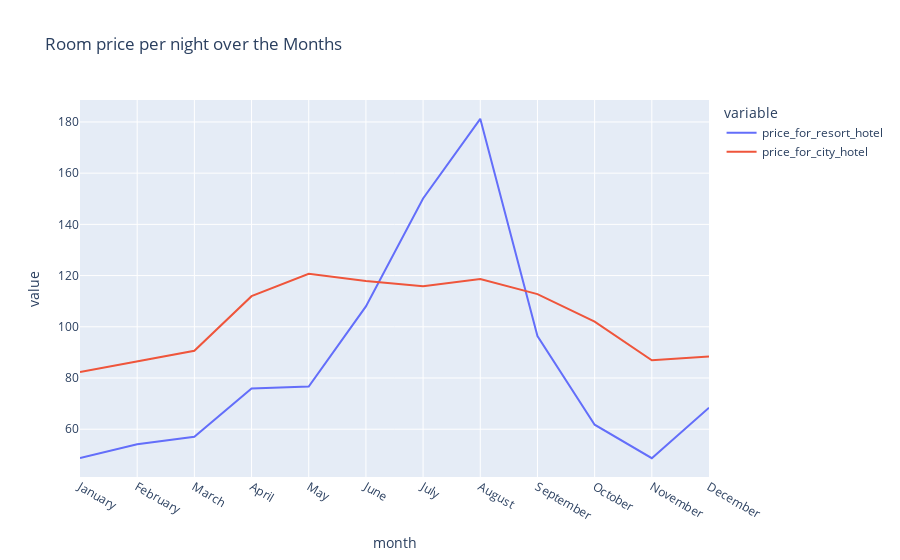

Notebook source saved alongside this figure:
### Code cell
px.line(final,x='month',
       y=['price_for_resort_hotel','price_for_city_hotel'],
       title='Room price per night over the Months')

### Figure 1 — Plotly figure (JSON) as saved in the notebook; plotly's stock layout.template omitted (floating-point values rounded to 4 significant figures)
{"data": [{"hovertemplate": "variable=price_for_resort_hotel<br>month=%{x}<br>value=%{y}<extra></extra>", "legendgroup": "price_for_resort_hotel", "line": {"color": "#636efa", "dash": "solid"}, "marker": {"symbol": "circle"}, "mode": "lines", "name": "price_for_resort_hotel", "orientation": "v", "showlegend": true, "type": "scatter", "x": ["January", "February", "March", "April", "May", "June", "July", "August", "September", "October", "November", "December"], "xaxis": "x", "y": [48.76, 54.15, 57.06, 75.87, 76.66, 108.0, 150.1, 181.2, 96.42, 61.78, 48.71, 68.41], "yaxis": "y"}, {"hovertemplate": "variable=price_for_city_hotel<br>month=%{x}<br>value=%{y}<extra></extra>", "legendgroup": "price_for_city_hotel", "line": {"color": "#EF553B", "dash": "solid"}, "marker": {"symbol": "circle"}, "mode": "lines", "name": "price_for_city_hotel", "orientation": "v", "showlegend": true, "type": "scatter", "x": ["January", "February", "March", "April", "May", "June", "July", "August", "September", "October", "November", "December"], "xaxis": "x", "y": [82.33, 86.52, 90.66, 112.0, 120.7, 117.9, 115.8, 118.7, 112.8, 102.0, 86.95, 88.4], "yaxis": "y"}], "layout": {"legend": {"title": {"text": "variable"}, "tracegroupgap": 0}, "title": {"text": "Room price per night over the Months"}, "xaxis": {"anchor": "y", "domain": [0, 1], "title": {"text": "month"}}, "yaxis": {"anchor": "x", "domain": [0, 1], "title": {"text": "value"}}}}
